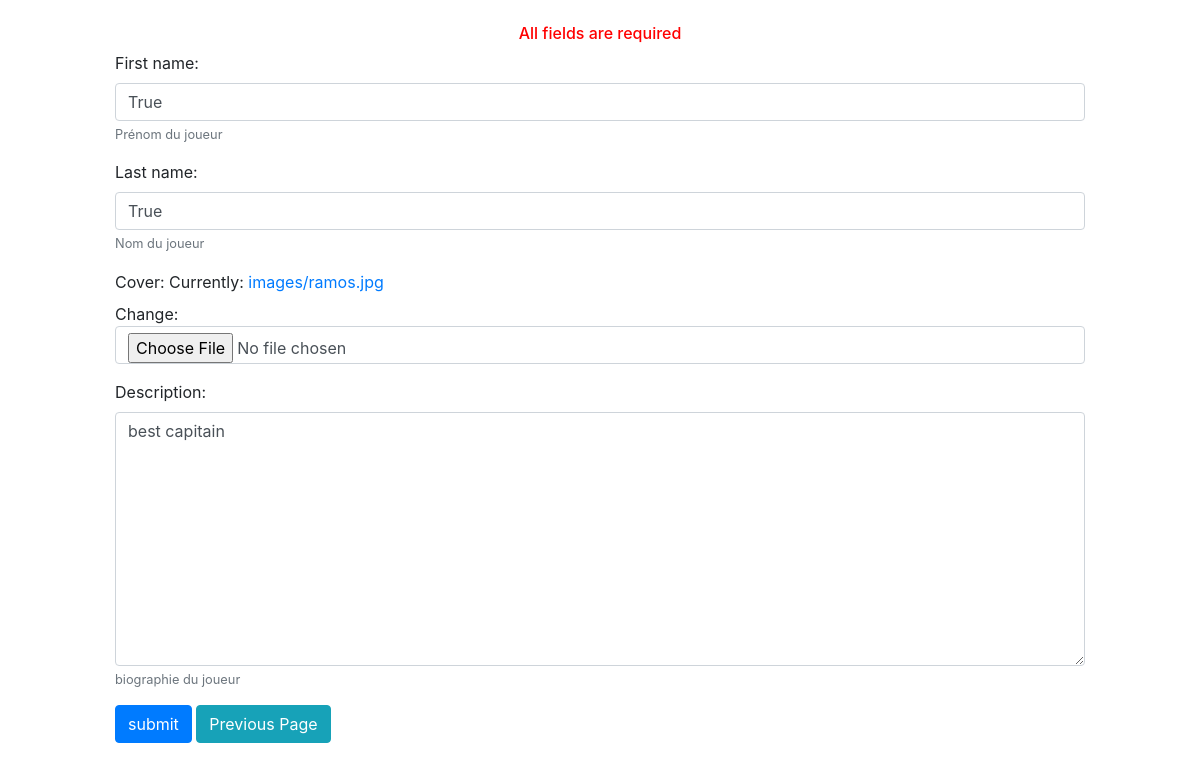
/5/edit/, run on an earlier commit of the app's database.
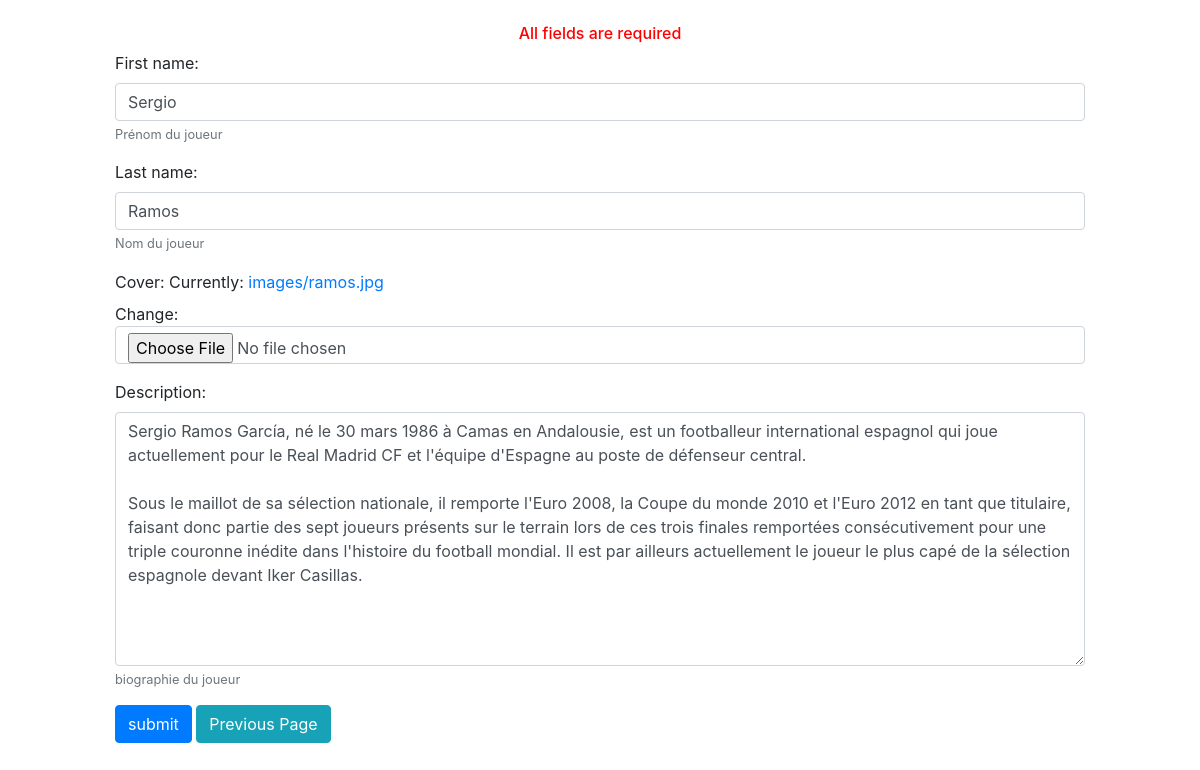
And on a later commit of the database.
### posts/models.py (models this page shows, shortened)
class Post(models.Model):
    first_name = models.CharField(max_length=120, help_text='Prénom du joueur')
    last_name = models.CharField(max_length=120, help_text='Nom du joueur')
    cover = models.ImageField(upload_to='images/')
    description = models.TextField(help_text="biographie du joueur")

### posts/views.py (the view)
# urls.py: path('<int:pk>/edit/', EditPostView.as_view(), name='edit_post'),
class EditPostView(UpdateView):
    model = Post
    form_class = PostForm
    template_name = 'edit.html'
    success_url = reverse_lazy('home')

### posts/forms.py
class PostForm(forms.ModelForm):
    class Meta:
        model = Post
        fields = "__all__"

### posts/templates/edit.html (shortened to what this page needs)
{% load widget_tweaks %}
<!DOCTYPE html>
<html>
<head>
<link rel="stylesheet" href="https://stackpath.bootstrapcdn.com/bootstrap/4.1.3/css/bootstrap.min.css">
</head>
<body>
<div class="container-fluid">
 <div class="row">
  <div class="col-md-1 col-xs-1 col-sm-1"></div>
  <div  class="col-md-10 col-xs-10 col-sm-10 ">
  <br/>
   <h6 style="text-align:center;"><font color="red"> All fields are required</font> </h6>
  </div>
  <div class="col-md-1 col-xs-1 col-sm-1">
  </div>
 </div>
 <div class="row">
  <div class="col-md-1 col-xs-1 col-sm-1"></div>
  <div class="col-md-10 col-xs-10 col-sm-10">
   <form method="post" novalidate>
{% for field in form.visible_fields %}
       <div class="form-group">
         {{ field.label_tag }}
         {% render_field field class="form-control" %}
         {% if field.help_text %}
           <small class="form-text text-muted">{{ field.help_text }}</small>
         {% endif %}
       </div>
     {% endfor %}
<button type="submit" class="btn btn-primary">submit</button>
<input type=button value="Previous Page" class="btn btn-info" onClick="javascript:history.go(-1);">
   </form>
   <br>
  </div>
  <div class="col-md-1 col-xs-1 col-sm-1"></div>
 </div>
</div>
</body>
</html>

What changed in the data, as far as the page shows it:
changed Post: first_name "True" → "Sergio"; last_name "True" → "Ramos"; description "best capitain" → "Sergio Ramos García, né le 30 mars 1986 à Camas en Andalousie, est un footballeur international espagnol qui joue actuellement pour le Real Madrid CF et l'équipe d'Espagne au poste de défenseur central. Sous le maillot de sa sélection nationale, il remporte l'Euro 2008, la Coupe du monde 2010 et l'Euro 2012 en tant que titulaire, faisant donc partie des sept joueurs présents sur le terrain lors de ces trois finales remportées consécutivement pour une triple couronne inédite dans l'histoire du football mondial. Il est par ailleurs actuellement le joueur le plus capé de la sélection espagnole devant Iker Casillas."
